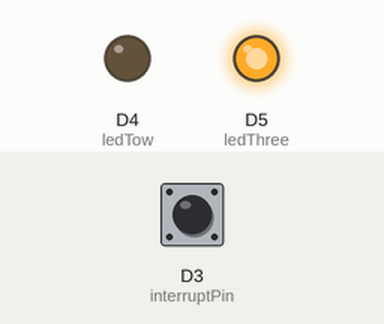
Bench run of a sketch on a simulated ESP8266 (NodeMCU). On the bench: output pins drawn as LEDs (lit = HIGH). The test bench sets the inputs (shaded band); at power-on: D3 (interruptPin) HIGH.

Above: at 1.2 s.
1.3 s: D3 (interruptPin) pulled LOW for 0.15 s
At 2.5 s:
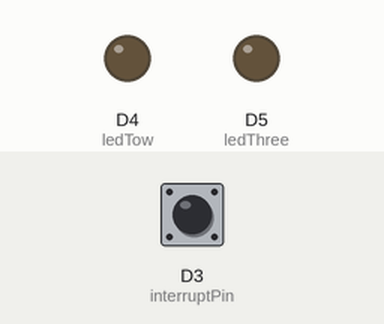
Timing chart, 0 to 4.3 s (numbered marks = the images above; inputs shaded):
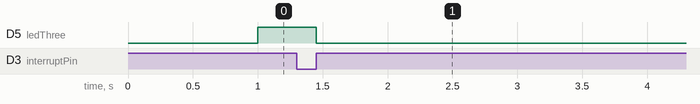

Measured:
- after the input at 1.3 s, D4 (ledTow): stops changing and stays LOW

The sketch:

assignment4.ino
```cpp
#include <Ticker.h>
Ticker t1;
Ticker t2;
const byte interruptPin = D3;
const int ledTow=D4;
const int ledThree=D5;
int count=0;
void flipFirst(){
  int state =digitalRead(ledTow);
  digitalWrite(ledTow,!state);
}
void flipSecond(){
  if(count==2){
    digitalWrite(ledThree,LOW);
    count=0;
  }else{
    digitalWrite(ledThree,HIGH);
    count++;
  }
}
void myBlink(){
  t1.attach(2,flipFirst);
  t2.attach(1,flipSecond);
}
void stop(){
  t1.detach();
  t2.detach();
  digitalWrite(ledTow, LOW);
  digitalWrite(ledThree, LOW);
}
void setup() {
  // put your setup code here, to run once:
  pinMode(interruptPin, INPUT);
  pinMode(ledTow, OUTPUT);
  digitalWrite(ledTow, LOW);
  pinMode(ledThree, OUTPUT);
  digitalWrite(ledThree, LOW);
  myBlink();
  attachInterrupt(digitalPinToInterrupt(interruptPin), stop, RISING);

}

void loop() {
  // put your main code here, to run repeatedly:

}
```
